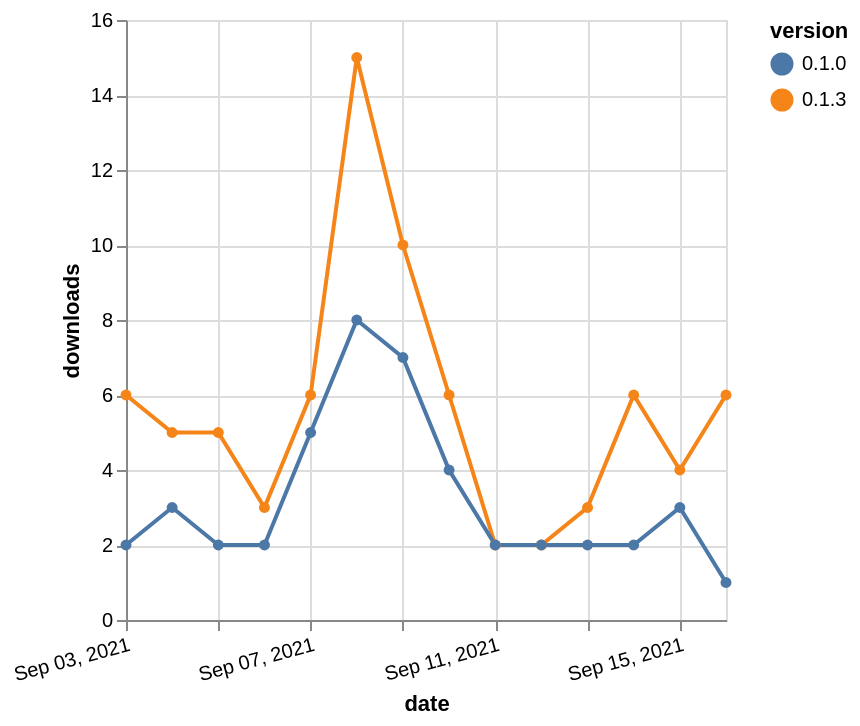

Here is the Vega-Lite specification saved for this chart:
### Vega-Lite specification from a JSON file in a GitHub repository (floating-point values rounded to 4 significant figures)
{"$schema": "https://vega.github.io/schema/vega-lite/v5.json", "description": "A simple bar chart with embedded data.", "data": {"values": [{"date": "2021-09-03", "total": 695, "delta": 6, "version": "0.1.3"}, {"date": "2021-09-04", "total": 700, "delta": 5, "version": "0.1.3"}, {"date": "2021-09-05", "total": 705, "delta": 5, "version": "0.1.3"}, {"date": "2021-09-06", "total": 708, "delta": 3, "version": "0.1.3"}, {"date": "2021-09-07", "total": 714, "delta": 6, "version": "0.1.3"}, {"date": "2021-09-08", "total": 729, "delta": 15, "version": "0.1.3"}, {"date": "2021-09-09", "total": 739, "delta": 10, "version": "0.1.3"}, {"date": "2021-09-10", "total": 745, "delta": 6, "version": "0.1.3"}, {"date": "2021-09-11", "total": 747, "delta": 2, "version": "0.1.3"}, {"date": "2021-09-12", "total": 749, "delta": 2, "version": "0.1.3"}, {"date": "2021-09-13", "total": 752, "delta": 3, "version": "0.1.3"}, {"date": "2021-09-14", "total": 758, "delta": 6, "version": "0.1.3"}, {"date": "2021-09-15", "total": 762, "delta": 4, "version": "0.1.3"}, {"date": "2021-09-16", "total": 768, "delta": 6, "version": "0.1.3"}, {"date": "2021-09-03", "total": 2982, "delta": 2, "version": "0.1.0"}, {"date": "2021-09-04", "total": 2985, "delta": 3, "version": "0.1.0"}, {"date": "2021-09-05", "total": 2987, "delta": 2, "version": "0.1.0"}, {"date": "2021-09-06", "total": 2989, "delta": 2, "version": "0.1.0"}, {"date": "2021-09-07", "total": 2994, "delta": 5, "version": "0.1.0"}, {"date": "2021-09-08", "total": 3002, "delta": 8, "version": "0.1.0"}, {"date": "2021-09-09", "total": 3009, "delta": 7, "version": "0.1.0"}, {"date": "2021-09-10", "total": 3013, "delta": 4, "version": "0.1.0"}, {"date": "2021-09-11", "total": 3015, "delta": 2, "version": "0.1.0"}, {"date": "2021-09-12", "total": 3017, "delta": 2, "version": "0.1.0"}, {"date": "2021-09-13", "total": 3019, "delta": 2, "version": "0.1.0"}, {"date": "2021-09-14", "total": 3021, "delta": 2, "version": "0.1.0"}, {"date": "2021-09-15", "total": 3024, "delta": 3, "version": "0.1.0"}, {"date": "2021-09-16", "total": 3025, "delta": 1, "version": "0.1.0"}]}, "width": "container", "mark": {"type": "line", "point": {"filled": true}}, "encoding": {"x": {"field": "date", "type": "temporal", "timeUnit": "yearmonthdate", "title": "date", "axis": {"labelAngle": -15}}, "y": {"field": "delta", "type": "quantitative", "title": "downloads"}, "color": {"field": "version", "type": "nominal"}, "tooltip": {"field": "delta"}}}
